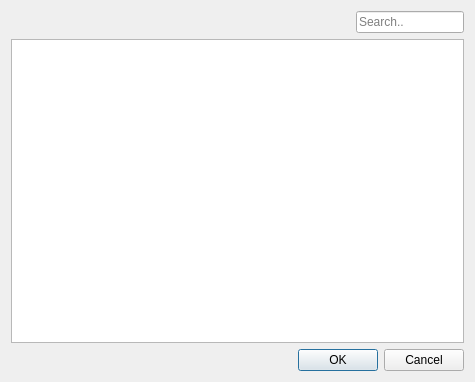
<?xml version="1.0" encoding="UTF-8"?>
<ui version="4.0">
 <class>SelectionDialog</class>
 <widget class="QDialog" name="SelectionDialog">
  <property name="geometry">
   <rect>
    <x>0</x>
    <y>0</y>
    <width>475</width>
    <height>382</height>
   </rect>
  </property>
  <property name="windowTitle">
   <string>Dialog</string>
  </property>
  <layout class="QVBoxLayout" name="verticalLayout">
   <item>
    <layout class="QHBoxLayout" name="horizontalLayout">
     <item>
      <spacer name="horizontalSpacer">
       <property name="orientation">
        <enum>Qt::Horizontal</enum>
       </property>
       <property name="sizeHint" stdset="0">
        <size>
         <width>40</width>
         <height>20</height>
        </size>
       </property>
      </spacer>
     </item>
     <item>
      <widget class="QLabel" name="label">
       <property name="minimumSize">
        <size>
         <width>15</width>
         <height>15</height>
        </size>
       </property>
       <property name="maximumSize">
        <size>
         <width>15</width>
         <height>15</height>
        </size>
       </property>
       <property name="text">
        <string/>
       </property>
       <property name="pixmap">
        <pixmap resource="../../icons/icons.qrc">:/search_icon</pixmap>
       </property>
       <property name="scaledContents">
        <bool>true</bool>
       </property>
      </widget>
     </item>
     <item>
      <widget class="QLineEdit" name="searchInput">
       <property name="sizePolicy">
        <sizepolicy hsizetype="Minimum" vsizetype="Fixed">
         <horstretch>0</horstretch>
         <verstretch>0</verstretch>
        </sizepolicy>
       </property>
       <property name="placeholderText">
        <string>Search..</string>
       </property>
       <property name="clearButtonEnabled">
        <bool>true</bool>
       </property>
      </widget>
     </item>
    </layout>
   </item>
   <item>
    <widget class="ProxyElementTableView" name="dataView">
     <property name="contextMenuPolicy">
      <enum>Qt::CustomContextMenu</enum>
     </property>
     <property name="editTriggers">
      <set>QAbstractItemView::NoEditTriggers</set>
     </property>
     <property name="sortingEnabled">
      <bool>true</bool>
     </property>
     <attribute name="horizontalHeaderVisible">
      <bool>true</bool>
     </attribute>
     <attribute name="verticalHeaderVisible">
      <bool>false</bool>
     </attribute>
     <attribute name="verticalHeaderHighlightSections">
      <bool>false</bool>
     </attribute>
    </widget>
   </item>
   <item>
    <widget class="QDialogButtonBox" name="buttonBox">
     <property name="orientation">
      <enum>Qt::Horizontal</enum>
     </property>
     <property name="standardButtons">
      <set>QDialogButtonBox::Cancel|QDialogButtonBox::Ok</set>
     </property>
    </widget>
   </item>
  </layout>
 </widget>
 <customwidgets>
  <customwidget>
   <class>ProxyElementTableView</class>
   <extends>QTableView</extends>
   <header>GEMEditor.base.views</header>
  </customwidget>
 </customwidgets>
 <resources>
  <include location="../../icons/icons.qrc"/>
 </resources>
 <connections>
  <connection>
   <sender>buttonBox</sender>
   <signal>accepted()</signal>
   <receiver>SelectionDialog</receiver>
   <slot>accept()</slot>
   <hints>
    <hint type="sourcelabel">
     <x>257</x>
     <y>372</y>
    </hint>
    <hint type="destinationlabel">
     <x>157</x>
     <y>274</y>
    </hint>
   </hints>
  </connection>
  <connection>
   <sender>buttonBox</sender>
   <signal>rejected()</signal>
   <receiver>SelectionDialog</receiver>
   <slot>reject()</slot>
   <hints>
    <hint type="sourcelabel">
     <x>325</x>
     <y>372</y>
    </hint>
    <hint type="destinationlabel">
     <x>286</x>
     <y>274</y>
    </hint>
   </hints>
  </connection>
  <connection>
   <sender>SelectionDialog</sender>
   <signal>finished(int)</signal>
   <receiver>SelectionDialog</receiver>
   <slot>save_dialog_geometry()</slot>
   <hints>
    <hint type="sourcelabel">
     <x>237</x>
     <y>190</y>
    </hint>
    <hint type="destinationlabel">
     <x>493</x>
     <y>361</y>
    </hint>
   </hints>
  </connection>
  <connection>
   <sender>searchInput</sender>
   <signal>textChanged(QString)</signal>
   <receiver>SelectionDialog</receiver>
   <slot>update_filter(QString)</slot>
   <hints>
    <hint type="sourcelabel">
     <x>383</x>
     <y>16</y>
    </hint>
    <hint type="destinationlabel">
     <x>474</x>
     <y>62</y>
    </hint>
   </hints>
  </connection>
 </connections>
 <slots>
  <slot>save_dialog_geometry()</slot>
  <slot>update_filter(QString)</slot>
 </slots>
</ui>
